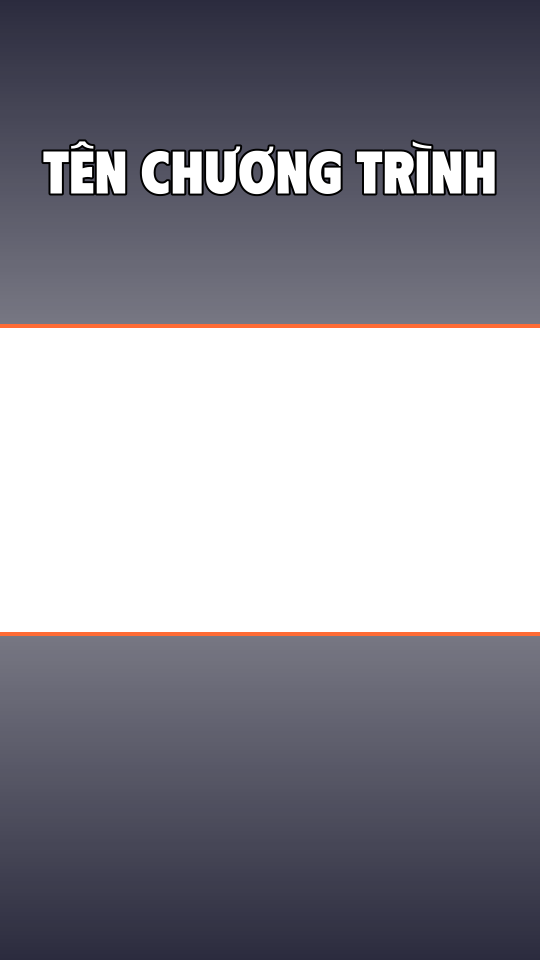
#> input picture assets/frames/mau-giua/frame.png, 1080 x 1920 px (shown at 1/2 size)
$ python -i tao-khung.py   (imports and definitions only)
#> lines starting #> are read from the running program, lines starting #| are printed output that depends on the picture
# TẠO KHUNG THƯƠNG HIỆU CHO MỘT CHƯƠNG TRÌNH MỚI (1 lệnh)
#
#   python scripts/tao-khung.py <mã-khung> "<Tên hiển thị>" [--nen anh-nen.png] [--logo logo.png] [--chu "TÊN CHƯƠNG TRÌNH"]
#                               [--mau "#1a1a2e"] [--nhan "#ff6b35"] [--kieu tren|giua]
#
# Kiểu "tren" (mặc định): tên/logo ở dải trên, video 16:9 ngay dưới, phụ đề dưới video (như khung HPRKD).
# Kiểu "giua": video 16:9 ở giữa khung, nền mờ lấy từ chính video, dải trên có logo (như khung Mentor Business).
# --nen   : ảnh nền (tự phóng + cắt giữa cho đủ 1080x1920). Không có thì tô màu --mau.
# --logo  : ảnh logo nền trong suốt, đặt ở dải trên.   --chu : chữ tên chương trình (khi không có logo).
# Kết quả: assets/frames/<mã-khung>/frame.png + frame.json và public/frames/<mã-khung>.jpg (ảnh xem trước).
# Tải lại trang phần mềm là khung mới hiện trong ô "Khung thương hiệu". Không cần sửa mã.
import os, sys, json, argparse, time
from PIL import Image, ImageDraw, ImageFont, ImageFilter

W, H, VH = 1080, 1920, 608
ROOT = os.path.dirname(os.path.dirname(os.path.abspath(__file__)))
FONT = os.path.join(ROOT, "assets", "fonts", "DTPhudu-Black.otf")

ap = argparse.ArgumentParser()
# [5 lines not run here, left out]
hexc = lambda h: tuple(int(h.lstrip("#")[i:i + 2], 16) for i in (0, 2, 4))
# [1 line that did not run here, left out]

def cover(im):
    im = im.convert("RGB")
    im = im.resize((round(im.width * H / im.height), H), Image.LANCZOS) if im.width / im.height > W / H else im.resize((W, round(im.height * W / im.width)), Image.LANCZOS)
    x, y = (im.width - W) // 2, (im.height - H) // 2
    return im.crop((x, y, x + W, y + H))

def draw_title(img, top, bottom):
    area_h = bottom - top
    if a.logo:
        lg = Image.open(a.logo).convert("RGBA")
        lg = lg.crop(lg.split()[-1].getbbox() or (0, 0, lg.width, lg.height))
        k = min(900 / lg.width, (area_h - 80) / lg.height)
        lg = lg.resize((round(lg.width * k), round(lg.height * k)), Image.LANCZOS)
        img.alpha_composite(lg, ((W - lg.width) // 2, top + (area_h - lg.height) // 2))
    elif a.chu:
        d = ImageDraw.Draw(img)
        size = 120
        while size > 40:
            f = ImageFont.truetype(FONT, size) if os.path.exists(FONT) else ImageFont.load_default()
            lines = a.chu.upper().split("\\n") if "\\n" in a.chu else [a.chu.upper()]
            if max(d.textlength(l, font=f) for l in lines) <= 960: break
            size -= 6
        lh = size * 1.15; y = top + (area_h - lh * len(lines)) / 2
        for l in lines:
            d.text(((W - d.textlength(l, font=f)) / 2, y), l, font=f, fill="white", stroke_width=4, stroke_fill=(0, 0, 0))
            y += lh

# [14 lines not run here, left out]

# [1 line that did not run here, left out]
# [1 line not run here, left out]
# [1 line that did not run here, left out]
# [5 lines not run here, left out]

# Ảnh xem trước: video mẫu kẻ ô trong khung
prev = Image.new("RGB", (W, H), (40, 40, 60)).convert("RGBA")
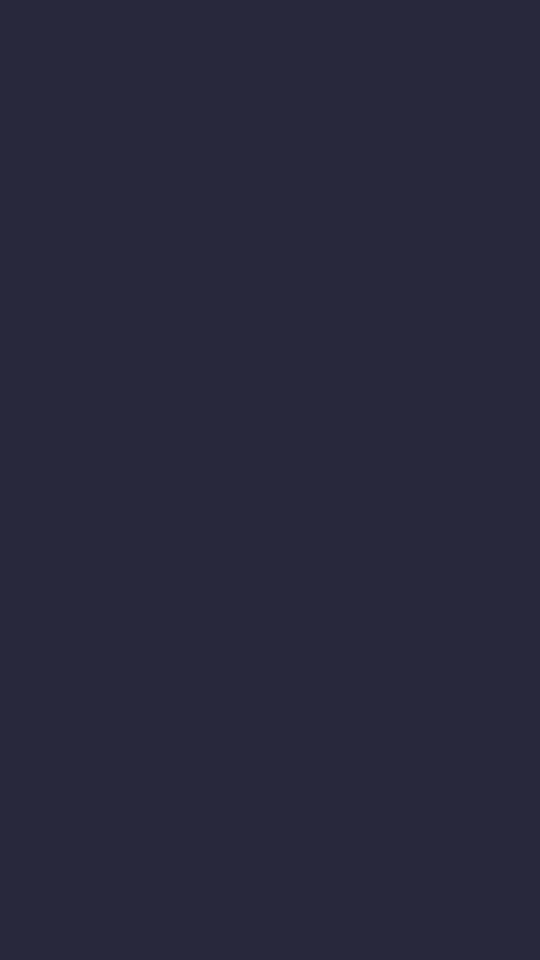
#> prev: PIL image 1080x1920 RGBA (shown at 1/2 size); mean R, G, B, A 40, 40, 60, 255
# [1 line that did not run here, left out]
# [1 line that did not run here, left out]
# [6 lines not run here, left out]

>>> from PIL import Image
>>> picture = Image.open('../assets/frames/mau-giua/frame.png')
#> picture is the input picture: PIL image 1080x1920 RGBA; mean R, G, B, A 25, 23.8, 36.2, 134.6
>>> result = cover(picture)
#> in cover, `im = im.convert("RGB")`:
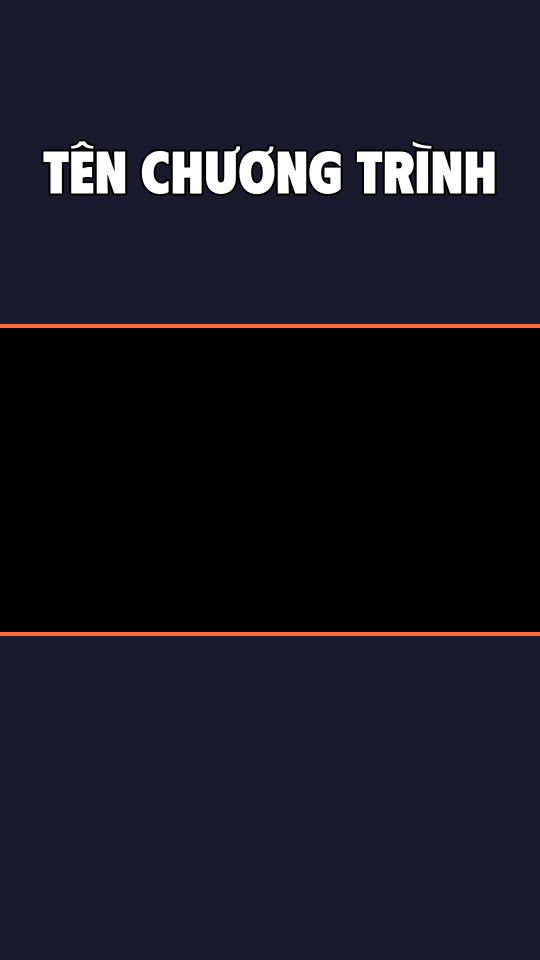
#> im: PIL image 1080x1920 RGB (shown at 1/2 size); mean R, G, B 25, 23.8, 36.2
